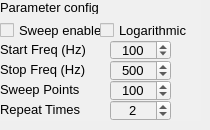
       <widget class="QWidget" name="tab_2">
        <attribute name="title">
         <string>EIS</string>
        </attribute>
        <widget class="QWidget" name="widget_eis_config" native="true">
         <property name="geometry">
          <rect>
           <x>0</x>
           <y>0</y>
           <width>201</width>
           <height>121</height>
          </rect>
         </property>
         <property name="styleSheet">
          <string notr="true">background-color: rgb(240, 240, 240);</string>
         </property>
         <widget class="QLabel" name="label_50">
          <property name="geometry">
           <rect>
            <x>0</x>
            <y>79</y>
            <width>91</width>
            <height>20</height>
           </rect>
          </property>
          <property name="font">
           <font>
            <pointsize>10</pointsize>
           </font>
          </property>
          <property name="text">
           <string>Sweep Points</string>
          </property>
         </widget>
         <widget class="QLabel" name="label_46">
          <property name="geometry">
           <rect>
            <x>0</x>
            <y>59</y>
            <width>101</width>
            <height>20</height>
           </rect>
          </property>
          <property name="font">
           <font>
            <pointsize>10</pointsize>
           </font>
          </property>
          <property name="text">
           <string>Stop Freq (Hz)</string>
          </property>
         </widget>
         <widget class="QLabel" name="label_49">
          <property name="geometry">
           <rect>
            <x>0</x>
            <y>39</y>
            <width>101</width>
            <height>20</height>
           </rect>
          </property>
          <property name="font">
           <font>
            <pointsize>10</pointsize>
           </font>
          </property>
          <property name="text">
           <string>Start Freq (Hz)</string>
          </property>
         </widget>
         <widget class="QSpinBox" name="spin_box_sweep_point">
          <property name="geometry">
           <rect>
            <x>110</x>
            <y>80</y>
            <width>61</width>
            <height>21</height>
           </rect>
          </property>
          <property name="font">
           <font>
            <pointsize>10</pointsize>
           </font>
          </property>
          <property name="alignment">
           <set>Qt::AlignCenter</set>
          </property>
          <property name="minimum">
           <number>0</number>
          </property>
          <property name="maximum">
           <number>1000</number>
          </property>
          <property name="value">
           <number>100</number>
          </property>
         </widget>
         <widget class="QCheckBox" name="checkBox_Sweep_enable_3">
          <property name="geometry">
           <rect>
            <x>0</x>
            <y>20</y>
            <width>121</width>
            <height>20</height>
           </rect>
          </property>
          <property name="font">
           <font>
            <pointsize>10</pointsize>
           </font>
          </property>
          <property name="text">
           <string>Sweep enable</string>
          </property>
         </widget>
         <widget class="QSpinBox" name="spin_box_start_freq">
          <property name="geometry">
           <rect>
            <x>110</x>
            <y>40</y>
            <width>61</width>
            <height>20</height>
           </rect>
          </property>
          <property name="font">
           <font>
            <pointsize>10</pointsize>
           </font>
          </property>
          <property name="layoutDirection">
           <enum>Qt::LeftToRight</enum>
          </property>
          <property name="alignment">
           <set>Qt::AlignCenter</set>
          </property>
          <property name="minimum">
           <number>0</number>
          </property>
          <property name="maximum">
           <number>200000</number>
          </property>
          <property name="value">
           <number>100</number>
          </property>
         </widget>
         <widget class="QCheckBox" name="checkBox_Logarithmic_3">
          <property name="geometry">
           <rect>
            <x>100</x>
            <y>20</y>
            <width>131</width>
            <height>20</height>
           </rect>
          </property>
          <property name="font">
           <font>
            <pointsize>10</pointsize>
           </font>
          </property>
          <property name="text">
           <string>Logarithmic</string>
          </property>
         </widget>
         <widget class="QSpinBox" name="spin_box_end_freq">
          <property name="geometry">
           <rect>
            <x>110</x>
            <y>60</y>
            <width>61</width>
            <height>21</height>
           </rect>
          </property>
          <property name="font">
           <font>
            <pointsize>10</pointsize>
           </font>
          </property>
          <property name="alignment">
           <set>Qt::AlignCenter</set>
          </property>
          <property name="minimum">
           <number>0</number>
          </property>
          <property name="maximum">
           <number>200000</number>
          </property>
          <property name="value">
           <number>500</number>
          </property>
         </widget>
         <widget class="QLabel" name="label_47">
          <property name="geometry">
           <rect>
            <x>0</x>
            <y>99</y>
            <width>81</width>
            <height>20</height>
           </rect>
          </property>
          <property name="font">
           <font>
            <pointsize>10</pointsize>
           </font>
          </property>
          <property name="text">
           <string>Repeat Times</string>
          </property>
         </widget>
         <widget class="QLabel" name="label_48">
          <property name="geometry">
           <rect>
            <x>0</x>
            <y>0</y>
            <width>131</width>
            <height>14</height>
           </rect>
          </property>
          <property name="font">
           <font>
            <pointsize>10</pointsize>
           </font>
          </property>
          <property name="text">
           <string>Parameter config</string>
          </property>
         </widget>
         <widget class="QSpinBox" name="spin_box_repeat_times_eis">
          <property name="geometry">
           <rect>
            <x>110</x>
            <y>100</y>
            <width>61</width>
            <height>21</height>
           </rect>
          </property>
          <property name="font">
           <font>
            <pointsize>10</pointsize>
           </font>
          </property>
          <property name="alignment">
           <set>Qt::AlignCenter</set>
          </property>
          <property name="minimum">
           <number>0</number>
          </property>
          <property name="maximum">
           <number>10</number>
          </property>
          <property name="value">
           <number>2</number>
          </property>
         </widget>
        </widget>
       </widget>
